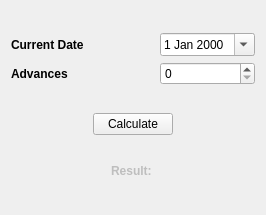
<?xml version="1.0" encoding="UTF-8"?>
<ui version="4.0">
 <class>DateCalculator</class>
 <widget class="QWidget" name="DateCalculator">
  <property name="enabled">
   <bool>true</bool>
  </property>
  <property name="geometry">
   <rect>
    <x>0</x>
    <y>0</y>
    <width>266</width>
    <height>215</height>
   </rect>
  </property>
  <property name="windowTitle">
   <string>Date Calculator</string>
  </property>
  <layout class="QGridLayout" name="gridLayout">
   <item row="2" column="0">
    <layout class="QGridLayout" name="labelGridLayout" columnstretch="1,0">
     <property name="sizeConstraint">
      <enum>QLayout::SetDefaultConstraint</enum>
     </property>
     <item row="0" column="1">
      <widget class="QDateEdit" name="dateEdit">
       <property name="maximumDate">
        <date>
         <year>2063</year>
         <month>12</month>
         <day>31</day>
        </date>
       </property>
       <property name="minimumDate">
        <date>
         <year>2000</year>
         <month>1</month>
         <day>1</day>
        </date>
       </property>
       <property name="calendarPopup">
        <bool>true</bool>
       </property>
      </widget>
     </item>
     <item row="0" column="0">
      <widget class="QLabel" name="labelCurrentDate">
       <property name="sizePolicy">
        <sizepolicy hsizetype="Preferred" vsizetype="Preferred">
         <horstretch>0</horstretch>
         <verstretch>0</verstretch>
        </sizepolicy>
       </property>
       <property name="font">
        <font>
         <weight>75</weight>
         <bold>true</bold>
        </font>
       </property>
       <property name="toolTip">
        <string>Current System Date</string>
       </property>
       <property name="text">
        <string>Current Date</string>
       </property>
      </widget>
     </item>
     <item row="1" column="0">
      <widget class="QLabel" name="labelNumberOfAdvances">
       <property name="sizePolicy">
        <sizepolicy hsizetype="Preferred" vsizetype="Preferred">
         <horstretch>0</horstretch>
         <verstretch>0</verstretch>
        </sizepolicy>
       </property>
       <property name="font">
        <font>
         <weight>75</weight>
         <bold>true</bold>
        </font>
       </property>
       <property name="toolTip">
        <string>Number of Frames to Advance</string>
       </property>
       <property name="text">
        <string>Advances</string>
       </property>
      </widget>
     </item>
     <item row="1" column="1">
      <widget class="QSpinBox" name="dateSpinBox">
       <property name="maximum">
        <number>90000</number>
       </property>
      </widget>
     </item>
    </layout>
   </item>
   <item row="3" column="0" alignment="Qt::AlignHCenter">
    <widget class="QPushButton" name="pushButtonCalculateDate">
     <property name="sizePolicy">
      <sizepolicy hsizetype="Preferred" vsizetype="Fixed">
       <horstretch>0</horstretch>
       <verstretch>0</verstretch>
      </sizepolicy>
     </property>
     <property name="text">
      <string>Calculate</string>
     </property>
    </widget>
   </item>
   <item row="4" column="0" alignment="Qt::AlignHCenter">
    <widget class="QLabel" name="advancedDateLabel">
     <property name="enabled">
      <bool>false</bool>
     </property>
     <property name="maximumSize">
      <size>
       <width>500</width>
       <height>16</height>
      </size>
     </property>
     <property name="font">
      <font>
       <weight>75</weight>
       <bold>true</bold>
      </font>
     </property>
     <property name="text">
      <string>Result: </string>
     </property>
    </widget>
   </item>
  </layout>
 </widget>
 <resources/>
 <connections/>
</ui>
